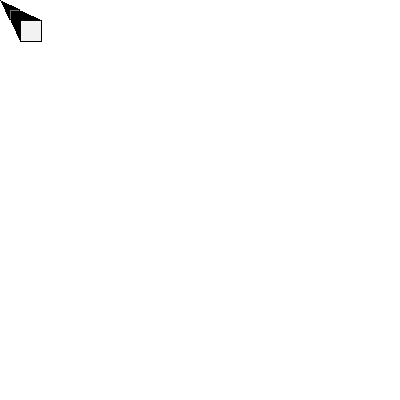
Frame 1 (no input)
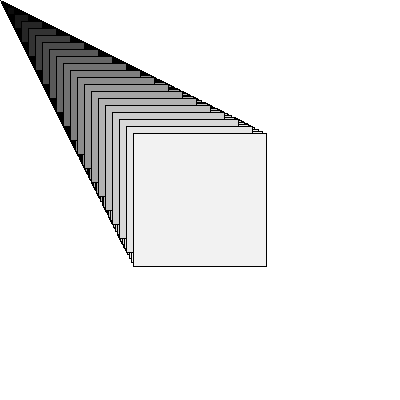
Frame 60 (the mouse pressed at the canvas centre just before this capture)
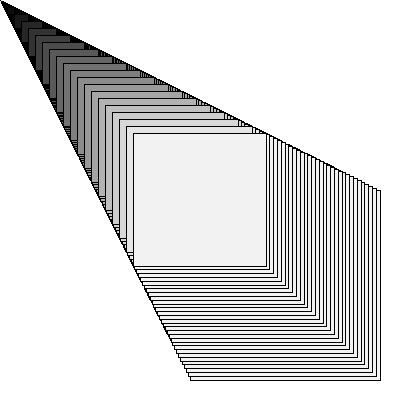
Frame 120 (the mouse held since frame 60 and released just before this capture)

The Processing sketch that drew these frames (run headless with seeded random() and noise(); from frame 60 on, the mouse is pressed at the canvas centre):

// Processing sketch: processing_72578
// ── processing_72578.pde



float size = 1.0;
float speed = 0.1;
int numSquares = 20;


void setup(){
  size(400, 400);
  background(255);
}


void draw()
{    
    // increase or decrease size
    size = size + speed;
    // if size too big, decrease it, and vice versa
    if(size > 10.0 || size < 1.0) speed = -1. * speed;
    
    // draw squares
    for(int i = 0; i < numSquares; i++)
    {
         fill(i * 255 / numSquares); // makes "numSquares" shades of gray
         rect(i * size, i * size, i * size, i * size); // location and size controlled by "size"
    }

}
